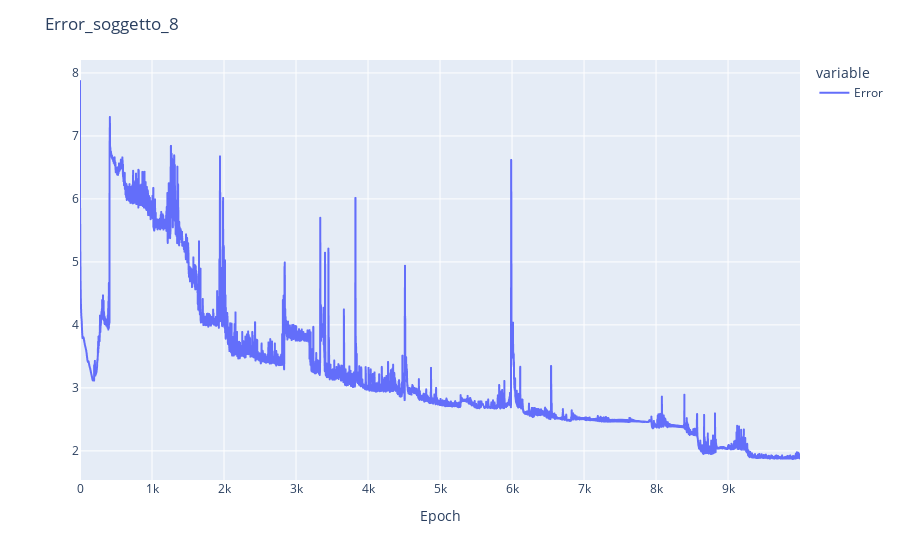

The cell this chart's notebook holds for it:
### Code cell
fig = px.line(df_model_history[["Error"]])
fig.update_layout(title="Error_"+soggetto,
                   xaxis_title='Epoch',
                   yaxis_title='',
                   hovermode='x unified')
#fig.write_html("Error and temperature.html")
#fig.write_image("error_temperature.png")
fig.show()

### Figure 1 — Plotly figure (JSON) as saved in the notebook; plotly's stock layout.template omitted (floating-point values rounded to 4 significant figures; data arrays with more than 128 entries replaced by an {"elided": "..."} marker saying what was removed)
{"data": [{"hovertemplate": "variable=Error<br>index=%{x}<br>value=%{y}<extra></extra>", "legendgroup": "Error", "line": {"color": "#636efa", "dash": "solid"}, "marker": {"symbol": "circle"}, "mode": "lines", "name": "Error", "showlegend": true, "type": "scattergl", "x": {"elided": "10000 int values"}, "xaxis": "x", "y": {"elided": "10000 float values"}, "yaxis": "y"}], "layout": {"hovermode": "x unified", "legend": {"title": {"text": "variable"}, "tracegroupgap": 0}, "margin": {"t": 60}, "title": {"text": "Error_soggetto_8"}, "xaxis": {"anchor": "y", "domain": [0, 1], "title": {"text": "Epoch"}}, "yaxis": {"anchor": "x", "domain": [0, 1], "title": {"text": ""}}}}
